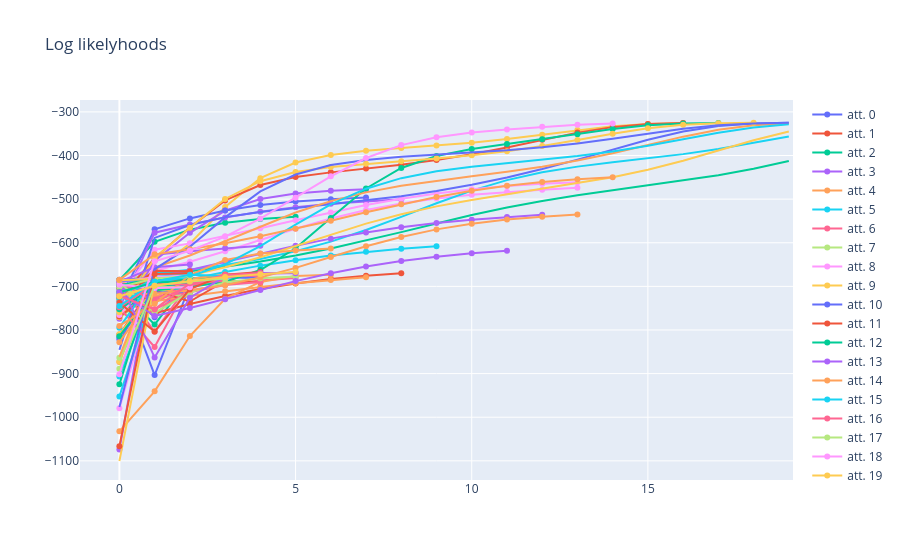

The notebook cell saved with this chart:
### Code cell
import matplotlib.pyplot as plt
fig = go.Figure()
for i in range(n_attempts):
    fig.add_trace(go.Scatter(x=list(range(len(ll_list[i]))), y=ll_list[i], name=f"att. {i}"))
fig.update_layout(title="Log likelyhoods")
fig.show()

### Figure 1 — Plotly figure (JSON) as saved in the notebook; plotly's stock layout.template omitted (floating-point values rounded to 4 significant figures)
{"data": [{"name": "att. 0", "type": "scatter", "x": [0, 1, 2, 3], "y": [-695.9, -770.8, -680.7, -680.8]}, {"name": "att. 1", "type": "scatter", "x": [0, 1], "y": [-688.2, -688.0]}, {"name": "att. 2", "type": "scatter", "x": [0, 1, 2, 3], "y": [-701.6, -787.6, -681.4, -679.8]}, {"name": "att. 3", "type": "scatter", "x": [0, 1, 2], "y": [-756.0, -673.5, -670.2]}, {"name": "att. 4", "type": "scatter", "x": [0, 1, 2], "y": [-873.4, -672.6, -674.2]}, {"name": "att. 5", "type": "scatter", "x": [0, 1, 2, 3, 4, 5, 6, 7, 8, 9], "y": [-906.5, -701.0, -683.4, -667.1, -652.5, -639.9, -629.4, -620.8, -613.8, -608.2]}, {"name": "att. 6", "type": "scatter", "x": [0, 1, 2, 3, 4], "y": [-699.3, -765.8, -696.1, -678.0, -676.1]}, {"name": "att. 7", "type": "scatter", "x": [0, 1, 2], "y": [-772.2, -711.4, -706.2]}, {"name": "att. 8", "type": "scatter", "x": [0, 1, 2], "y": [-701.0, -693.2, -691.3]}, {"name": "att. 9", "type": "scatter", "x": [0, 1, 2], "y": [-756.1, -666.5, -667.5]}, {"name": "att. 10", "type": "scatter", "x": [0, 1, 2, 3, 4], "y": [-688.2, -903.3, -698.6, -679.4, -680.9]}, {"name": "att. 11", "type": "scatter", "x": [0, 1, 2], "y": [-810.2, -692.7, -687.3]}, {"name": "att. 12", "type": "scatter", "x": [0, 1, 2, 3, 4, 5], "y": [-686.1, -597.9, -570.0, -554.2, -545.5, -540.4]}, {"name": "att. 13", "type": "scatter", "x": [0, 1], "y": [-693.4, -695.1]}, {"name": "att. 14", "type": "scatter", "x": [0, 1, 2], "y": [-703.3, -674.3, -676.0]}, {"name": "att. 15", "type": "scatter", "x": [0, 1], "y": [-693.8, -699.1]}, {"name": "att. 16", "type": "scatter", "x": [0, 1, 2, 3, 4, 5], "y": [-743.2, -730.6, -709.4, -695.4, -686.4, -680.7]}, {"name": "att. 17", "type": "scatter", "x": [0, 1], "y": [-724.1, -728.8]}, {"name": "att. 18", "type": "scatter", "x": [0, 1, 2, 3, 4, 5, 6, 7, 8, 9, 10, 11, 12, 13], "y": [-694.6, -664.1, -643.7, -619.7, -593.7, -567.9, -544.6, -525.1, -509.9, -498.5, -490.0, -483.6, -478.4, -473.8]}, {"name": "att. 19", "type": "scatter", "x": [0, 1, 2, 3], "y": [-690.5, -753.8, -688.5, -686.5]}, {"name": "att. 20", "type": "scatter", "x": [0, 1, 2], "y": [-817.2, -693.3, -690.1]}, {"name": "att. 21", "type": "scatter", "x": [0, 1, 2, 3, 4, 5, 6, 7, 8], "y": [-685.8, -761.7, -740.5, -721.9, -706.3, -693.4, -683.2, -675.4, -669.9]}, {"name": "att. 22", "type": "scatter", "x": [0, 1, 2, 3, 4, 5, 6, 7, 8, 9, 10, 11, 12, 13, 14, 15, 16, 17, 18, 19], "y": [-759.7, -673.7, -665.1, -655.0, -643.2, -629.3, -613.3, -595.2, -575.7, -555.8, -536.6, -519.2, -504.2, -491.3, -480.0, -469.3, -458.1, -445.4, -430.4, -412.5]}, {"name": "att. 23", "type": "scatter", "x": [0, 1, 2, 3, 4], "y": [-1074.0, -627.7, -619.4, -612.4, -606.7]}, {"name": "att. 24", "type": "scatter", "x": [0, 1], "y": [-686.0, -680.1]}, {"name": "att. 25", "type": "scatter", "x": [0, 1], "y": [-704.8, -701.4]}, {"name": "att. 26", "type": "scatter", "x": [0, 1, 2, 3], "y": [-694.7, -804.0, -691.8, -687.2]}, {"name": "att. 27", "type": "scatter", "x": [0, 1, 2], "y": [-688.6, -669.5, -664.8]}, {"name": "att. 28", "type": "scatter", "x": [0, 1, 2], "y": [-979.7, -694.1, -697.4]}, {"name": "att. 29", "type": "scatter", "x": [0, 1, 2, 3, 4, 5, 6, 7, 8, 9, 10, 11, 12, 13, 14, 15, 16], "y": [-872.3, -664.8, -602.0, -518.3, -452.0, -416.1, -398.7, -389.3, -383.0, -377.2, -370.5, -362.2, -352.2, -341.8, -333.1, -327.7, -325.4]}, {"name": "att. 30", "type": "scatter", "x": [0, 1, 2], "y": [-821.5, -701.3, -697.2]}, {"name": "att. 31", "type": "scatter", "x": [0, 1, 2], "y": [-720.0, -689.5, -686.9]}, {"name": "att. 32", "type": "scatter", "x": [0, 1, 2], "y": [-763.9, -696.6, -693.5]}, {"name": "att. 33", "type": "scatter", "x": [0, 1, 2, 3, 4, 5, 6, 7], "y": [-774.1, -641.2, -577.2, -526.2, -499.6, -487.1, -480.9, -477.4]}, {"name": "att. 34", "type": "scatter", "x": [0, 1, 2, 3, 4, 5, 6, 7], "y": [-699.0, -734.0, -722.0, -711.1, -701.4, -692.7, -685.2, -678.8]}, {"name": "att. 35", "type": "scatter", "x": [0, 1], "y": [-687.5, -681.7]}, {"name": "att. 36", "type": "scatter", "x": [0, 1, 2], "y": [-700.6, -689.3, -685.4]}, {"name": "att. 37", "type": "scatter", "x": [0, 1, 2], "y": [-863.6, -724.0, -720.4]}, {"name": "att. 38", "type": "scatter", "x": [0, 1, 2], "y": [-711.5, -682.6, -677.6]}, {"name": "att. 39", "type": "scatter", "x": [0, 1, 2], "y": [-770.8, -670.8, -672.5]}, {"name": "att. 40", "type": "scatter", "x": [0, 1, 2, 3, 4, 5, 6, 7], "y": [-733.5, -569.1, -544.2, -525.9, -513.6, -505.5, -500.2, -496.5]}, {"name": "att. 41", "type": "scatter", "x": [0, 1, 2, 3, 4, 5, 6, 7, 8, 9, 10, 11, 12, 13, 14, 15, 16], "y": [-729.2, -635.3, -564.8, -503.0, -467.7, -449.5, -438.7, -430.0, -421.1, -410.4, -397.2, -381.4, -364.1, -347.5, -335.0, -328.0, -325.4]}, {"name": "att. 42", "type": "scatter", "x": [0, 1, 2], "y": [-924.5, -668.4, -665.3]}, {"name": "att. 43", "type": "scatter", "x": [0, 1, 2, 3, 4, 5, 6, 7, 8], "y": [-750.5, -576.9, -558.2, -542.0, -528.7, -518.4, -510.6, -504.8, -500.5]}, {"name": "att. 44", "type": "scatter", "x": [0, 1, 2, 3, 4], "y": [-687.3, -725.2, -683.3, -672.5, -671.6]}, {"name": "att. 45", "type": "scatter", "x": [0, 1, 2, 3, 4, 5, 6, 7, 8, 9, 10, 11, 12, 13, 14, 15, 16, 17, 18, 19], "y": [-753.8, -670.5, -661.9, -650.9, -637.0, -619.4, -597.4, -570.9, -540.7, -509.4, -480.4, -456.5, -438.5, -425.5, -415.5, -406.5, -396.8, -385.3, -371.5, -356.4]}, {"name": "att. 46", "type": "scatter", "x": [0, 1, 2, 3], "y": [-698.7, -728.3, -694.8, -688.2]}, {"name": "att. 47", "type": "scatter", "x": [0, 1, 2], "y": [-730.2, -687.1, -689.9]}, {"name": "att. 48", "type": "scatter", "x": [0, 1, 2, 3, 4, 5, 6, 7, 8, 9, 10, 11, 12, 13], "y": [-720.8, -616.1, -601.4, -584.8, -567.0, -548.6, -530.5, -513.7, -499.0, -486.8, -477.3, -470.1, -464.8, -461.1]}, {"name": "att. 49", "type": "scatter", "x": [0, 1], "y": [-693.8, -696.9]}, {"name": "att. 50", "type": "scatter", "x": [0, 1, 2, 3, 4, 5, 6, 7, 8, 9, 10, 11, 12, 13, 14, 15, 16, 17, 18, 19], "y": [-845.5, -588.9, -559.2, -541.2, -529.7, -520.8, -512.5, -503.5, -493.3, -481.2, -467.0, -450.4, -431.2, -409.5, -386.4, -363.8, -344.9, -332.5, -326.8, -325.1]}, {"name": "att. 51", "type": "scatter", "x": [0, 1, 2, 3, 4], "y": [-769.3, -709.6, -734.7, -687.6, -691.0]}, {"name": "att. 52", "type": "scatter", "x": [0, 1, 2], "y": [-685.3, -694.5, -689.1]}, {"name": "att. 53", "type": "scatter", "x": [0, 1, 2, 3, 4, 5, 6, 7, 8, 9, 10, 11, 12], "y": [-710.1, -679.5, -662.6, -644.1, -625.2, -607.1, -590.6, -576.3, -564.5, -554.9, -547.2, -541.0, -535.9]}, {"name": "att. 54", "type": "scatter", "x": [0, 1, 2, 3, 4, 5, 6], "y": [-1032.0, -940.7, -813.8, -728.8, -689.8, -676.4, -673.6]}, {"name": "att. 55", "type": "scatter", "x": [0, 1, 2], "y": [-952.3, -706.6, -704.5]}, {"name": "att. 56", "type": "scatter", "x": [0, 1, 2, 3, 4], "y": [-692.2, -752.9, -713.5, -696.8, -689.9]}, {"name": "att. 57", "type": "scatter", "x": [0, 1, 2], "y": [-716.9, -701.4, -701.0]}, {"name": "att. 58", "type": "scatter", "x": [0, 1], "y": [-687.7, -685.8]}, {"name": "att. 59", "type": "scatter", "x": [0, 1, 2], "y": [-809.8, -705.6, -700.6]}, {"name": "att. 60", "type": "scatter", "x": [0, 1, 2], "y": [-697.6, -713.9, -713.0]}, {"name": "att. 61", "type": "scatter", "x": [0, 1, 2], "y": [-703.0, -687.1, -686.9]}, {"name": "att. 62", "type": "scatter", "x": [0, 1, 2, 3, 4, 5, 6, 7, 8, 9, 10, 11, 12, 13, 14, 15, 16, 17], "y": [-814.3, -709.1, -701.7, -689.4, -662.6, -612.6, -543.0, -475.7, -428.6, -401.1, -385.0, -373.6, -362.9, -351.1, -339.3, -330.6, -326.4, -325.2]}, {"name": "att. 63", "type": "scatter", "x": [0, 1], "y": [-699.1, -705.8]}, {"name": "att. 64", "type": "scatter", "x": [0, 1, 2, 3, 4, 5, 6, 7, 8, 9, 10, 11, 12, 13, 14, 15, 16, 17, 18, 19], "y": [-861.8, -656.7, -629.3, -596.6, -562.3, -530.7, -504.6, -484.5, -469.5, -457.8, -447.6, -437.3, -425.6, -411.6, -394.8, -375.9, -356.8, -340.8, -330.6, -326.2]}, {"name": "att. 65", "type": "scatter", "x": [0, 1, 2], "y": [-727.5, -681.0, -680.2]}, {"name": "att. 66", "type": "scatter", "x": [0, 1, 2, 3], "y": [-749.0, -838.9, -689.4, -688.1]}, {"name": "att. 67", "type": "scatter", "x": [0, 1, 2, 3, 4, 5], "y": [-690.4, -761.0, -713.6, -691.0, -681.1, -677.6]}, {"name": "att. 68", "type": "scatter", "x": [0, 1, 2], "y": [-765.6, -676.5, -675.3]}, {"name": "att. 69", "type": "scatter", "x": [0, 1, 2, 3, 4, 5, 6, 7, 8, 9, 10, 11, 12, 13, 14, 15, 16, 17, 18], "y": [-759.1, -635.5, -565.8, -499.7, -458.8, -437.7, -426.4, -419.2, -413.3, -407.1, -399.6, -390.1, -378.2, -364.4, -350.0, -337.7, -329.6, -326.0, -324.9]}, {"name": "att. 70", "type": "scatter", "x": [0, 1], "y": [-684.6, -680.6]}, {"name": "att. 71", "type": "scatter", "x": [0, 1, 2], "y": [-723.3, -664.4, -665.2]}, {"name": "att. 72", "type": "scatter", "x": [0, 1, 2], "y": [-752.5, -699.5, -692.6]}, {"name": "att. 73", "type": "scatter", "x": [0, 1, 2], "y": [-689.5, -655.9, -649.7]}, {"name": "att. 74", "type": "scatter", "x": [0, 1, 2, 3, 4, 5, 6, 7, 8, 9, 10, 11, 12, 13], "y": [-828.0, -716.9, -709.3, -697.2, -679.8, -657.6, -632.7, -608.2, -586.6, -569.3, -556.3, -546.9, -540.2, -535.4]}, {"name": "att. 75", "type": "scatter", "x": [0, 1, 2], "y": [-794.6, -678.3, -672.3]}, {"name": "att. 76", "type": "scatter", "x": [0, 1, 2, 3, 4, 5], "y": [-689.1, -736.2, -697.8, -679.1, -671.4, -669.0]}, {"name": "att. 77", "type": "scatter", "x": [0, 1, 2], "y": [-721.3, -701.7, -702.5]}, {"name": "att. 78", "type": "scatter", "x": [0, 1, 2], "y": [-689.4, -679.0, -674.5]}, {"name": "att. 79", "type": "scatter", "x": [0, 1, 2, 3, 4, 5, 6, 7, 8, 9, 10, 11, 12, 13, 14, 15, 16, 17, 18, 19], "y": [-1100.0, -689.2, -674.9, -656.1, -633.1, -607.3, -580.9, -556.2, -534.6, -516.6, -501.8, -489.1, -477.1, -464.5, -450.0, -432.7, -412.0, -388.7, -364.9, -344.9]}, {"name": "att. 80", "type": "scatter", "x": [0, 1], "y": [-687.8, -684.6]}, {"name": "att. 81", "type": "scatter", "x": [0, 1, 2, 3, 4], "y": [-737.4, -803.7, -706.4, -673.5, -667.0]}, {"name": "att. 82", "type": "scatter", "x": [0, 1, 2], "y": [-697.3, -681.8, -685.9]}, {"name": "att. 83", "type": "scatter", "x": [0, 1, 2, 3, 4, 5], "y": [-688.0, -862.9, -726.0, -677.2, -669.2, -669.8]}, {"name": "att. 84", "type": "scatter", "x": [0, 1, 2, 3, 4, 5, 6], "y": [-790.8, -739.7, -673.9, -639.5, -624.8, -617.5, -613.2]}, {"name": "att. 85", "type": "scatter", "x": [0, 1, 2, 3, 4, 5, 6, 7, 8, 9, 10, 11, 12, 13, 14, 15, 16, 17, 18, 19], "y": [-713.6, -692.1, -677.1, -649.4, -607.8, -558.3, -511.8, -476.1, -451.9, -436.3, -425.9, -417.8, -410.1, -401.4, -390.7, -377.7, -362.9, -348.1, -336.0, -328.6]}, {"name": "att. 86", "type": "scatter", "x": [0, 1, 2], "y": [-747.7, -694.1, -695.5]}, {"name": "att. 87", "type": "scatter", "x": [0, 1, 2], "y": [-702.2, -681.8, -676.0]}, {"name": "att. 88", "type": "scatter", "x": [0, 1, 2], "y": [-696.5, -704.0, -702.1]}, {"name": "att. 89", "type": "scatter", "x": [0, 1], "y": [-685.9, -683.2]}, {"name": "att. 90", "type": "scatter", "x": [0, 1, 2, 3, 4, 5, 6, 7, 8, 9, 10, 11, 12, 13, 14, 15, 16, 17, 18, 19], "y": [-976.4, -660.3, -609.0, -541.8, -482.3, -443.6, -422.0, -410.1, -403.0, -398.0, -393.4, -388.1, -381.3, -372.5, -361.7, -349.8, -338.7, -330.6, -326.4, -325.0]}, {"name": "att. 91", "type": "scatter", "x": [0, 1, 2], "y": [-1066.0, -671.7, -669.7]}, {"name": "att. 92", "type": "scatter", "x": [0, 1, 2], "y": [-713.4, -690.8, -689.5]}, {"name": "att. 93", "type": "scatter", "x": [0, 1, 2, 3, 4, 5, 6, 7, 8, 9, 10, 11], "y": [-713.2, -768.0, -749.7, -729.3, -708.2, -687.9, -669.8, -654.4, -641.8, -631.9, -624.1, -618.1]}, {"name": "att. 94", "type": "scatter", "x": [0, 1, 2, 3, 4, 5, 6, 7, 8, 9, 10, 11, 12, 13, 14], "y": [-685.1, -626.5, -614.7, -601.0, -585.3, -568.0, -549.4, -530.3, -511.9, -495.1, -480.8, -469.3, -460.6, -454.2, -449.7]}, {"name": "att. 95", "type": "scatter", "x": [0, 1, 2, 3], "y": [-744.9, -688.8, -673.5, -676.1]}, {"name": "att. 96", "type": "scatter", "x": [0, 1, 2, 3, 4], "y": [-721.6, -752.8, -693.1, -673.8, -669.7]}, {"name": "att. 97", "type": "scatter", "x": [0, 1, 2, 3], "y": [-889.0, -698.3, -688.7, -681.9]}, {"name": "att. 98", "type": "scatter", "x": [0, 1, 2, 3, 4, 5, 6, 7, 8, 9, 10, 11, 12, 13, 14], "y": [-901.5, -642.5, -618.4, -586.0, -544.8, -496.7, -447.6, -405.7, -376.2, -358.0, -347.3, -340.1, -334.1, -329.3, -326.6]}, {"name": "att. 99", "type": "scatter", "x": [0, 1, 2, 3, 4, 5], "y": [-722.6, -698.7, -687.6, -678.7, -672.0, -667.1]}], "layout": {"title": {"text": "Log likelyhoods"}}}
